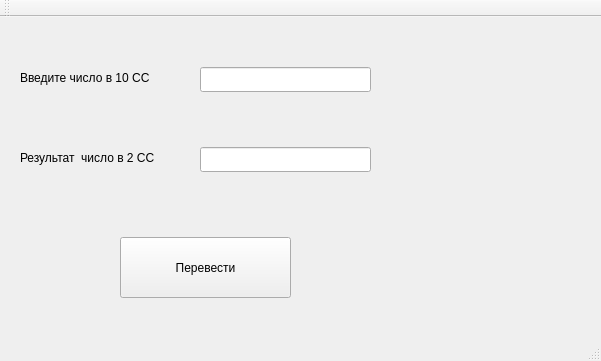
<?xml version="1.0" encoding="UTF-8"?>
<ui version="4.0">
 <class>MainWindow</class>
 <widget class="QMainWindow" name="MainWindow">
  <property name="geometry">
   <rect>
    <x>0</x>
    <y>0</y>
    <width>601</width>
    <height>361</height>
   </rect>
  </property>
  <property name="windowTitle">
   <string>MainWindow</string>
  </property>
  <widget class="QWidget" name="centralWidget">
   <widget class="QPushButton" name="pushButton">
    <property name="geometry">
     <rect>
      <x>120</x>
      <y>220</y>
      <width>171</width>
      <height>61</height>
     </rect>
    </property>
    <property name="text">
     <string>Перевести</string>
    </property>
   </widget>
   <widget class="QLabel" name="label">
    <property name="geometry">
     <rect>
      <x>20</x>
      <y>40</y>
      <width>201</width>
      <height>41</height>
     </rect>
    </property>
    <property name="text">
     <string>Введите число в 10 СС</string>
    </property>
   </widget>
   <widget class="QLabel" name="label_2">
    <property name="geometry">
     <rect>
      <x>20</x>
      <y>120</y>
      <width>201</width>
      <height>41</height>
     </rect>
    </property>
    <property name="text">
     <string>Результат  число в 2 СС</string>
    </property>
   </widget>
   <widget class="QLineEdit" name="lineEdit">
    <property name="geometry">
     <rect>
      <x>200</x>
      <y>50</y>
      <width>171</width>
      <height>25</height>
     </rect>
    </property>
   </widget>
   <widget class="QLineEdit" name="lineEdit_2">
    <property name="geometry">
     <rect>
      <x>200</x>
      <y>130</y>
      <width>171</width>
      <height>25</height>
     </rect>
    </property>
   </widget>
  </widget>
  <widget class="QMenuBar" name="menuBar">
   <property name="geometry">
    <rect>
     <x>0</x>
     <y>0</y>
     <width>601</width>
     <height>22</height>
    </rect>
   </property>
  </widget>
  <widget class="QToolBar" name="mainToolBar">
   <attribute name="toolBarArea">
    <enum>TopToolBarArea</enum>
   </attribute>
   <attribute name="toolBarBreak">
    <bool>false</bool>
   </attribute>
  </widget>
  <widget class="QStatusBar" name="statusBar"/>
 </widget>
 <layoutdefault spacing="6" margin="11"/>
 <resources/>
 <connections/>
</ui>
